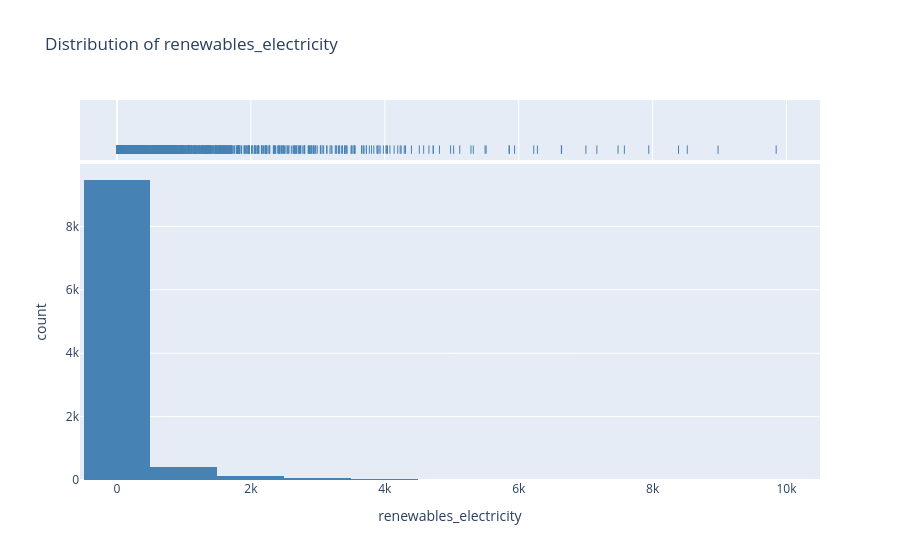
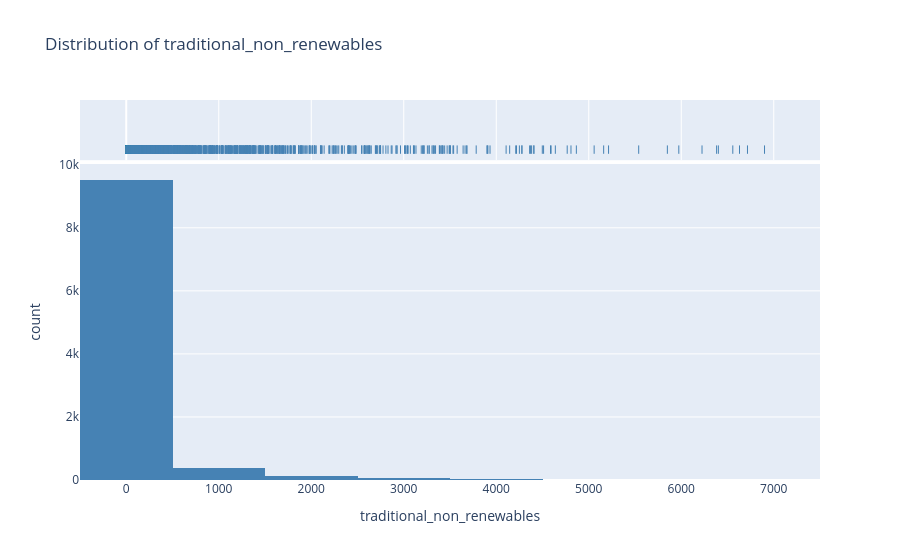
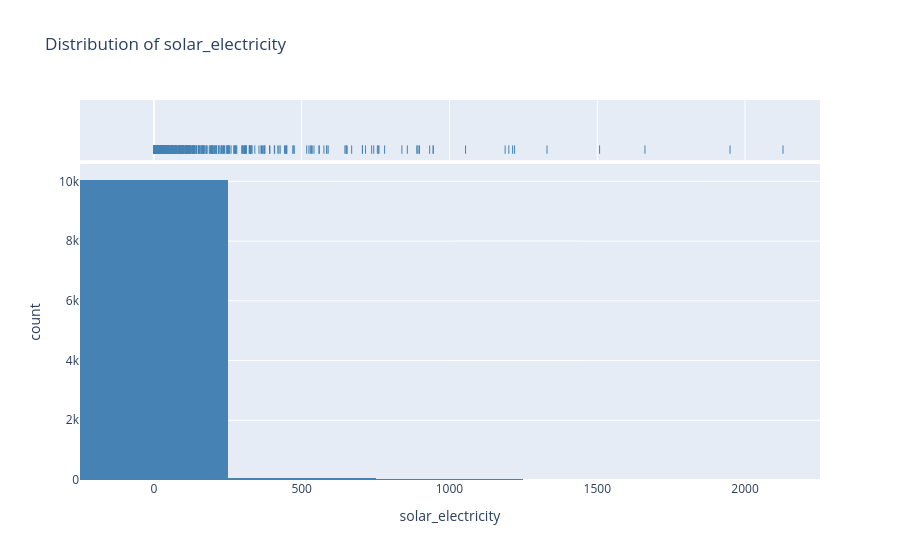
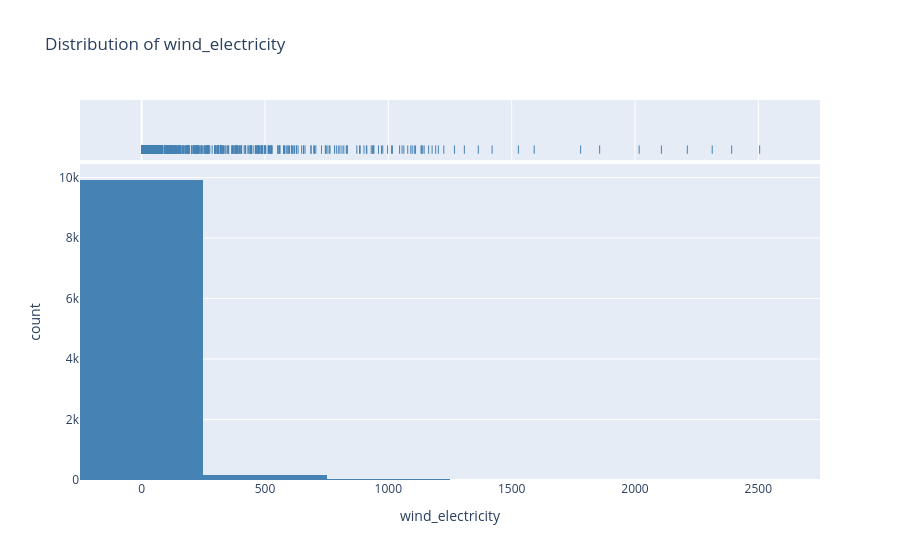

Notebook code cell kept with these figures, in order:
### Markdown cell above
**Distribution of Energy Resources**

### Code cell
for col in energy_clean[['renewables_electricity','traditional_non_renewables',
       'solar_electricity', 'wind_electricity','biofuel_electricity',
       'hydro_electricity','nuclear_electricity'
       ]]:
    fig=px.histogram(energy_clean,x=col,nbins=10,title=f'Distribution of {col}',
                     color_discrete_sequence=['steelblue'],marginal='rug')
    fig.show()

### Figure 1 — Plotly figure (JSON) as saved in the notebook; plotly's stock layout.template omitted (floating-point values rounded to 4 significant figures; data arrays with more than 128 entries replaced by an {"elided": "..."} marker saying what was removed)
{"data": [{"bingroup": "x", "hovertemplate": "renewables_electricity=%{x}<br>count=%{y}<extra></extra>", "legendgroup": "", "marker": {"color": "steelblue", "pattern": {"shape": ""}}, "name": "", "nbinsx": 10, "orientation": "v", "showlegend": false, "type": "histogram", "x": {"elided": "10152 float values"}, "xaxis": "x", "yaxis": "y"}, {"boxpoints": "all", "fillcolor": "rgba(255,255,255,0)", "hoveron": "points", "hovertemplate": "renewables_electricity=%{x}<extra></extra>", "jitter": 0, "legendgroup": "", "line": {"color": "rgba(255,255,255,0)"}, "marker": {"color": "steelblue", "symbol": "line-ns-open"}, "name": "", "showlegend": false, "type": "box", "x": {"elided": "10152 float values"}, "xaxis": "x2", "yaxis": "y2"}], "layout": {"barmode": "relative", "legend": {"tracegroupgap": 0}, "title": {"text": "Distribution of renewables_electricity"}, "xaxis": {"anchor": "y", "domain": [0, 1], "title": {"text": "renewables_electricity"}}, "xaxis2": {"anchor": "y2", "domain": [0, 1], "matches": "x", "showgrid": true, "showticklabels": false}, "yaxis": {"anchor": "x", "domain": [0, 0.8316], "title": {"text": "count"}}, "yaxis2": {"anchor": "x2", "domain": [0.8416, 1], "matches": "y2", "showgrid": false, "showline": false, "showticklabels": false, "ticks": ""}}}

### Figure 2 — Plotly figure (JSON) as saved in the notebook; plotly's stock layout.template omitted (floating-point values rounded to 4 significant figures; data arrays with more than 128 entries replaced by an {"elided": "..."} marker saying what was removed)
{"data": [{"bingroup": "x", "hovertemplate": "traditional_non_renewables=%{x}<br>count=%{y}<extra></extra>", "legendgroup": "", "marker": {"color": "steelblue", "pattern": {"shape": ""}}, "name": "", "nbinsx": 10, "orientation": "v", "showlegend": false, "type": "histogram", "x": {"elided": "10152 float values"}, "xaxis": "x", "yaxis": "y"}, {"boxpoints": "all", "fillcolor": "rgba(255,255,255,0)", "hoveron": "points", "hovertemplate": "traditional_non_renewables=%{x}<extra></extra>", "jitter": 0, "legendgroup": "", "line": {"color": "rgba(255,255,255,0)"}, "marker": {"color": "steelblue", "symbol": "line-ns-open"}, "name": "", "showlegend": false, "type": "box", "x": {"elided": "10152 float values"}, "xaxis": "x2", "yaxis": "y2"}], "layout": {"barmode": "relative", "legend": {"tracegroupgap": 0}, "title": {"text": "Distribution of traditional_non_renewables"}, "xaxis": {"anchor": "y", "domain": [0, 1], "title": {"text": "traditional_non_renewables"}}, "xaxis2": {"anchor": "y2", "domain": [0, 1], "matches": "x", "showgrid": true, "showticklabels": false}, "yaxis": {"anchor": "x", "domain": [0, 0.8316], "title": {"text": "count"}}, "yaxis2": {"anchor": "x2", "domain": [0.8416, 1], "matches": "y2", "showgrid": false, "showline": false, "showticklabels": false, "ticks": ""}}}

### Figure 3 — Plotly figure (JSON) as saved in the notebook; plotly's stock layout.template omitted (floating-point values rounded to 4 significant figures; data arrays with more than 128 entries replaced by an {"elided": "..."} marker saying what was removed)
{"data": [{"bingroup": "x", "hovertemplate": "solar_electricity=%{x}<br>count=%{y}<extra></extra>", "legendgroup": "", "marker": {"color": "steelblue", "pattern": {"shape": ""}}, "name": "", "nbinsx": 10, "orientation": "v", "showlegend": false, "type": "histogram", "x": {"elided": "10152 float values"}, "xaxis": "x", "yaxis": "y"}, {"boxpoints": "all", "fillcolor": "rgba(255,255,255,0)", "hoveron": "points", "hovertemplate": "solar_electricity=%{x}<extra></extra>", "jitter": 0, "legendgroup": "", "line": {"color": "rgba(255,255,255,0)"}, "marker": {"color": "steelblue", "symbol": "line-ns-open"}, "name": "", "showlegend": false, "type": "box", "x": {"elided": "10152 float values"}, "xaxis": "x2", "yaxis": "y2"}], "layout": {"barmode": "relative", "legend": {"tracegroupgap": 0}, "title": {"text": "Distribution of solar_electricity"}, "xaxis": {"anchor": "y", "domain": [0, 1], "title": {"text": "solar_electricity"}}, "xaxis2": {"anchor": "y2", "domain": [0, 1], "matches": "x", "showgrid": true, "showticklabels": false}, "yaxis": {"anchor": "x", "domain": [0, 0.8316], "title": {"text": "count"}}, "yaxis2": {"anchor": "x2", "domain": [0.8416, 1], "matches": "y2", "showgrid": false, "showline": false, "showticklabels": false, "ticks": ""}}}

### Figure 4 — Plotly figure (JSON) as saved in the notebook; plotly's stock layout.template omitted (floating-point values rounded to 4 significant figures; data arrays with more than 128 entries replaced by an {"elided": "..."} marker saying what was removed)
{"data": [{"bingroup": "x", "hovertemplate": "wind_electricity=%{x}<br>count=%{y}<extra></extra>", "legendgroup": "", "marker": {"color": "steelblue", "pattern": {"shape": ""}}, "name": "", "nbinsx": 10, "orientation": "v", "showlegend": false, "type": "histogram", "x": {"elided": "10152 float values"}, "xaxis": "x", "yaxis": "y"}, {"boxpoints": "all", "fillcolor": "rgba(255,255,255,0)", "hoveron": "points", "hovertemplate": "wind_electricity=%{x}<extra></extra>", "jitter": 0, "legendgroup": "", "line": {"color": "rgba(255,255,255,0)"}, "marker": {"color": "steelblue", "symbol": "line-ns-open"}, "name": "", "showlegend": false, "type": "box", "x": {"elided": "10152 float values"}, "xaxis": "x2", "yaxis": "y2"}], "layout": {"barmode": "relative", "legend": {"tracegroupgap": 0}, "title": {"text": "Distribution of wind_electricity"}, "xaxis": {"anchor": "y", "domain": [0, 1], "title": {"text": "wind_electricity"}}, "xaxis2": {"anchor": "y2", "domain": [0, 1], "matches": "x", "showgrid": true, "showticklabels": false}, "yaxis": {"anchor": "x", "domain": [0, 0.8316], "title": {"text": "count"}}, "yaxis2": {"anchor": "x2", "domain": [0.8416, 1], "matches": "y2", "showgrid": false, "showline": false, "showticklabels": false, "ticks": ""}}}
